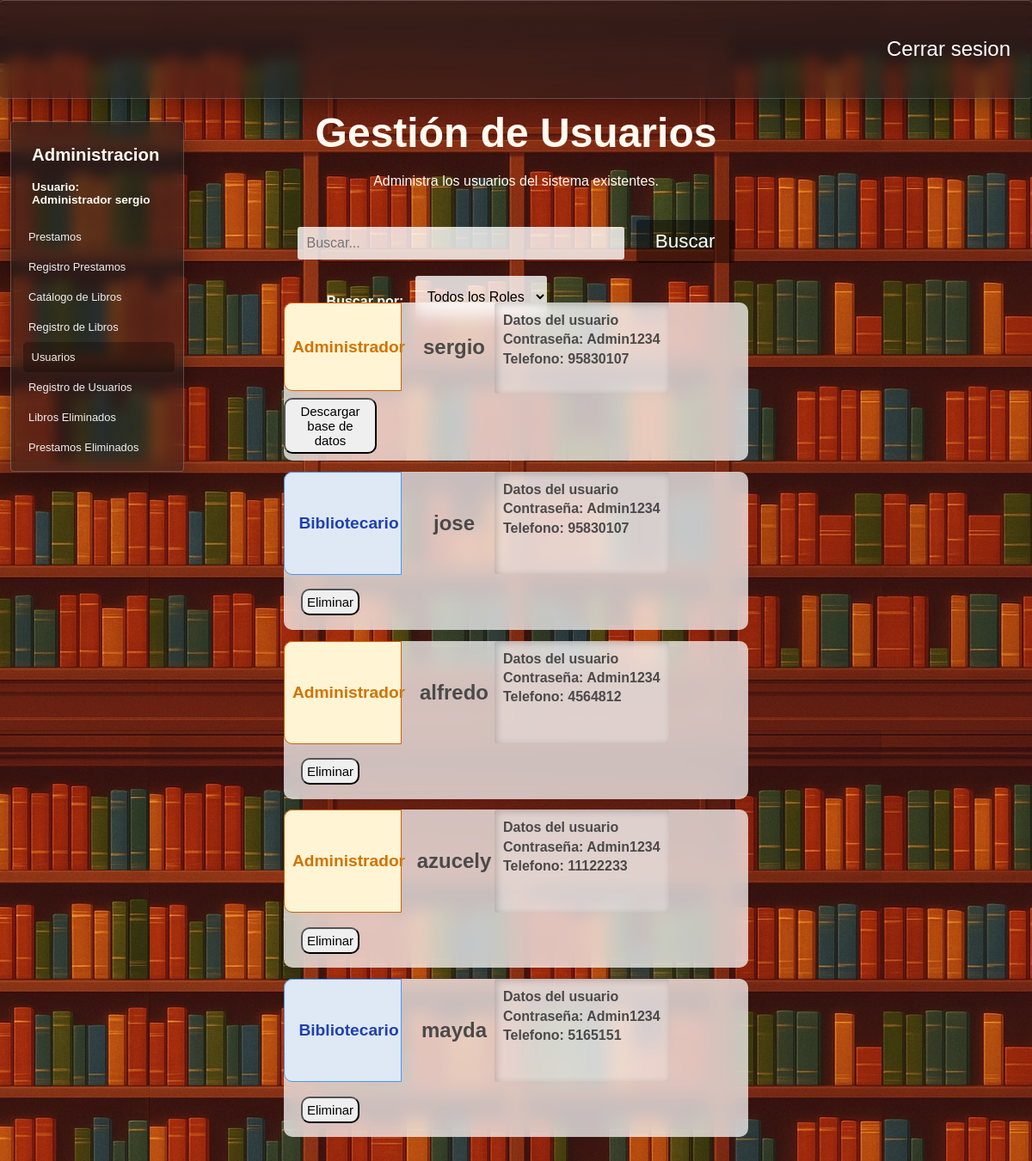
The page /usuarios (signed in) on the database as committed earlier.
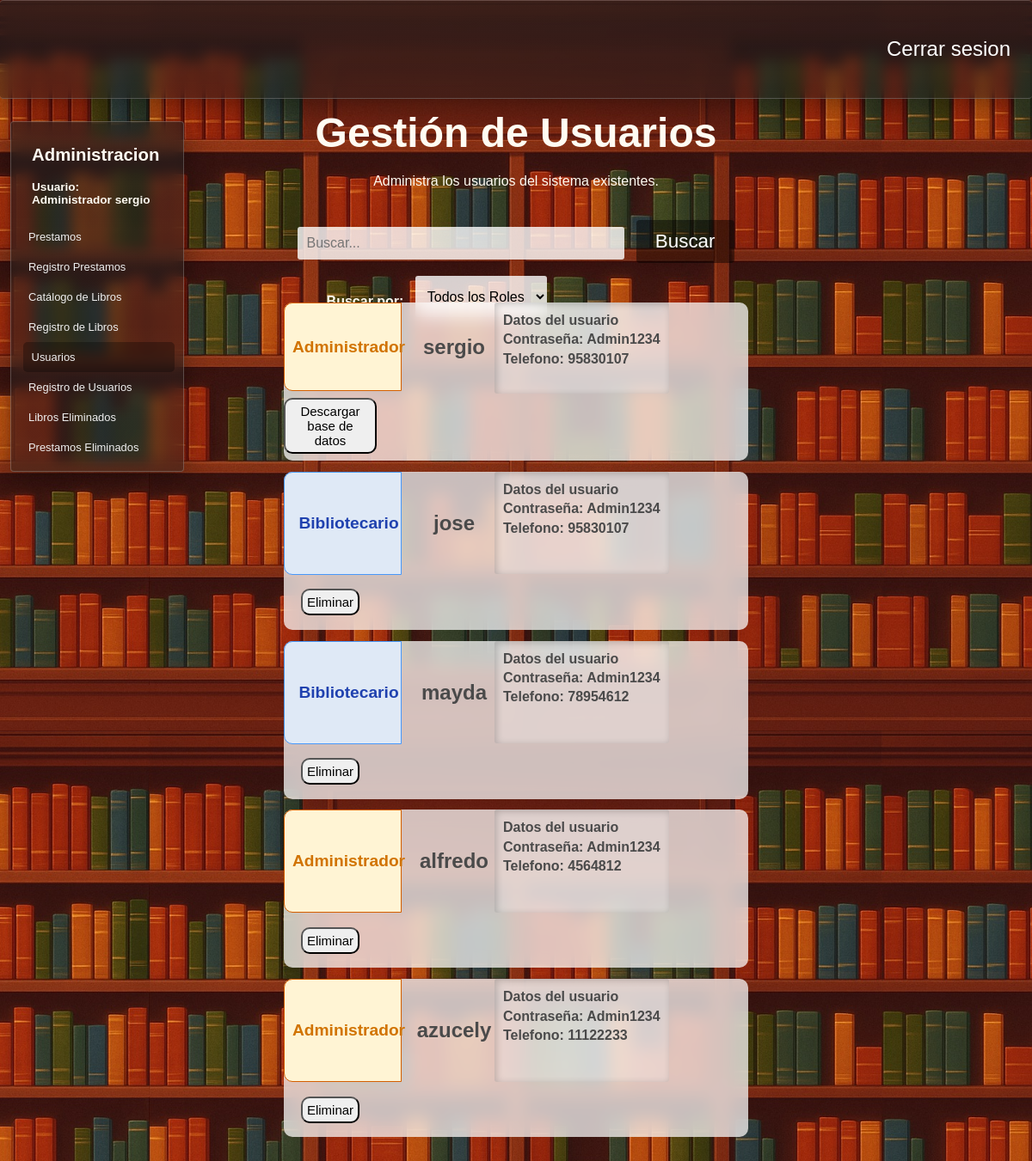
The same page on the database as committed later.
### tables this page shows
CREATE TABLE "Roles" (
	"id_rol"	INTEGER NOT NULL,
	"rol"	TEXT NOT NULL,
	PRIMARY KEY("id_rol" AUTOINCREMENT)
);

CREATE TABLE "Administradores" (
	"id_administrador"	INTEGER NOT NULL,
	"usuario"	TEXT NOT NULL,
	"contrasena"	TEXT NOT NULL,
	"telefono"	TEXT NOT NULL,
	"id_rol"	INTEGER NOT NULL,
	PRIMARY KEY("id_administrador" AUTOINCREMENT),
	FOREIGN KEY("id_rol") REFERENCES "Roles"("id_rol")
);

### app.py (the view)
@app.route("/usuarios",methods = ["POST","GET"])
def usuarios():
    if "usuario" not in session:
        return redirect("/") #Solo se puede acceder con session iniciada
    conexion = conexion_BD()
    query = conexion.cursor()
    query.execute("""Select a.id_rol,r.rol,a.usuario,a.contrasena,a.telefono,a.id_administrador from administradores a
                    join roles r on a.id_rol = r.id_rol""")
    usuarios = query.fetchall()
    query.close()
    conexion.close()
    return render_template("usuarios.html",usuarios = usuarios)

### config.py (called while the page is built)
def conexion_BD():
    return sqlite3.connect(DB_PATH)

### templates/usuarios.html (shortened to what this page needs)
<!DOCTYPE html>
<html lang="es">
<head>
    <link rel="stylesheet" href="{{ url_for('static', filename='estilo_usuarios.css') }}">
    <link rel="stylesheet" href="{{ url_for('static', filename='barra_lateral.css') }}">
    <link rel="stylesheet" href="{{ url_for('static', filename='filtros.css') }}">
    <link rel="stylesheet" href="{{ url_for('static', filename='general.css') }}">
</head>
<body>
    <header>
        <div class="navbar fondo-cristal">
            <a href="{{ url_for('logout') }}">Cerrar sesion</a>
        </div>
    </header>
    <main>
        {% if ((session["rol"]) == "Administrador") or ((session["rol"]) == "Bibliotecario") %}
        <section class="barra-lateral fondo-cristal">
            <h2>Administracion</h2>
            <h4>Usuario: <br>
            {{session["rol"]}}&nbsp;{{session["usuario"]}}</h4>
            <nav>
                <a href="{{ url_for('prestamos') }}">Prestamos </a>
                <a href="{{ url_for('registro_prestamos') }}">Registro Prestamos</a>
                <a href="{{ url_for('libros') }}">Catálogo de Libros </a>
                <a href="{{ url_for('insertar_libro') }}">Registro de Libros</a>
                {% if session["rol"] == "Administrador" %}
                <a href="{{ url_for('usuarios') }}" id="pagina-actual">Usuarios</a>
                <a href="{{ url_for('registrar_usuarios') }}">Registro de Usuarios</a>
                <a href="{{ url_for('libros_eliminados') }}">Libros Eliminados</a>
                <a href="{{ url_for('prestamos_eliminados') }}">Prestamos Eliminados</a>
                {% endif %}
            </nav>
        </section>
        {% endif %}
        <div class="div-busqueda">
            <form class="frm-usuarios" action="/buscar_usuario" method="POST">
                <label for="buscar_usuario"><h1>Gestión de Usuarios</h1>Administra los usuarios del sistema existentes.</label><br><br><br>
                <input class="buscar-usuario" id="cuadro-busqueda" type="text" name="buscar_usuario" autocomplete="off" placeholder="Buscar...">&nbsp;&nbsp;
                <button id="btn-buscar" type="submit">Buscar</button>
                <section class="menu-filtros">
                    <nav>
                        <section>
                            <h4> Buscar por: &nbsp;&nbsp;</h4>
                            <select name="filtro-busqueda" id="filtro-busqueda">
                                <option value="Todos">Todos los Roles</option>
                            </select>
                        </section>
                    </nav>
            </form>
        </div>
        <div class="contendor-usuarios">
            {% for usuario in usuarios %}
            <div class="usuario">
                <span class="span-rol"
                {% if (usuario[0]|int) == 2 %}
                    id="u-administrador"
                {% elif (usuario[0]|int) == 1 %}
                    id="u-bibliotecario"
                {% endif %}
                >
                    <h2>{{usuario[1]}}</h2>
                </span>
                <span id="span-info-usuarios">
                    <h2>{{usuario[2]}}</h2>
                </span>
                <span id="span-informacion-usuario">
                    <h4 class="h4-datos-usuario">
                        <strong>Datos del usuario</strong><br>
                        Contraseña: {{usuario[3]}} <br>
                        Telefono: {{usuario[4]}}<br>
                    </h4>
                </span>
                <span id="span-acciones-usuario">
                    {% if session["rol"] == 'Administrador' and usuario[5]|int != 1 and session["usuario"] != usuario[2] %}
                        <form class="frm-eliminar-usuario" action="/eliminar_usuario" method="POST">
                            <button type="submit"> Eliminar </button>
                        </form>
                    {% elif (session["id_administrador"]) == 1 %}
                        <button>
                            <a href="{{ url_for('descargar_bd') }}">Descargar base de datos</a>
                        </button>
                    {% endif %}
                </span>
            </div>
            {% endfor %}
            <br><br><br><br>
        </div>
    </main>
</body>
</html>

### static/estilo_usuarios.css (style rules this page uses)
body { background-image: url('img/libros-loop-v2.jpg'); background-size: cover; background-position: top; }
main { height: 100vh; display: flex; flex-direction: column; justify-content: center; align-items: center; color: #fffbf2; }
.contendor-usuarios { display: block; position: relative; width: 45%; height: auto; min-height: 70%; top: 40%; z-index: 0; margin: 2rem auto; }
.usuario { background-color: rgba(255, 255, 255, 0.721); backdrop-filter: blur(10px); display: flex; flex-wrap: wrap; width: 100%; height: 25%; border-radius: 10px; margin-bottom: .8rem; color: #4a4a4a; transition: 0.3s ease-in-out; }
.span-rol { position: relative; display: flex; width: 25%; flex-direction: column; justify-content: center; align-items: center; border-top-left-radius: 10px; border-bottom-left-radius: 10px; font-size: 80%; }
#span-info-usuarios { position: relative; display: flex; width: 20%; flex-direction: column; justify-content: center; align-items: center; }
.h4-datos-usuario { background-color: rgba(255, 255, 255, 0.252); padding: 10px; line-height: 1.4; margin: 0; height: 83%; border-radius: 3px; box-shadow: inset 2px 2px 8px rgba(0, 0, 0, 0.2); }
#span-acciones-usuario { position: relative; width: 20%; border-top-right-radius: 15px; border-bottom-right-radius: 15px; display: flex; flex-direction: column; align-items: center; justify-content:center; }
#span-acciones-usuario button { border-radius: 10px; padding: 5px; font-size: 15px; transition: .3s ease-in-out; }
#u-administrador { background-color: rgb(255, 244, 212); color: rgb(209, 115, 0); border: solid 1px rgb(212, 95, 0); }
#u-bibliotecario { background-color: rgb(223,233,246); color: rgb(31,65,175); border: solid 1px rgb(72, 152, 250); }
.div-busqueda { text-align: center; position: absolute; top: 5rem; height: auto; width: 60%; padding: 15px; border-radius: 4px; }
form select, form input { padding: 10px; font-size: 1rem; border-radius: 3px; border: none; background-color: rgba(255, 255, 255, 0.8); color: black; }
form select { height: 3rem; }
#cuadro-busqueda { width: 50%; }
button a { text-decoration: none; color: black; }

### static/barra_lateral.css (style rules this page uses)
.barra-lateral { position: absolute; width: 15%; height: auto; left: 1%; top: 10%; padding: 10px; }
.barra-lateral nav { margin-top: 10%; }
.barra-lateral nav a { padding: 10px; color: #efefef; text-decoration: none; display: block; font-size: 1.4rem; transition: 0.2s ease-in-out; border-radius: 5px; }
.barra-lateral h4, .barra-lateral h2 { margin-left: 14px; }
#pagina-actual { background-color: rgba(0, 0, 0, 0.294); margin-left: 2%; }
@media (max-width: 1280px) { .barra-lateral { font-size: 85%; } }
@media (max-width: 1280px) { .barra-lateral nav a { font-size: 95%; } }

### static/filtros.css (style rules this page uses)
.menu-filtros { position: absolute; display: flex; width: 100%; }
.menu-filtros nav { margin-top: 2%; display: flex; width: 90%; justify-content: space-evenly; }
h2 { margin-left: 14px; }
.menu-filtros nav section { display: flex; }

### static/general.css (style rules this page uses)
body { margin: 0; padding: 0; font-family: Arial, sans-serif; }
h1 { font-size: 3rem; margin-bottom: 20px; }
#btn-registrar, #btn-buscar, #btn-catalogo, #btn-login, #btn-registrar-prestamo { text-decoration: none; color: white; background-color: #00000071; padding: 12px 22px; font-size: 1.4rem; border: none; border-radius: 4px; transition: background-color 0.2s ease-in-out; }
.navbar { background-color: #00000071; width: 100%; height: 8%; position: absolute; top: 0px; display: flex; align-items: center; justify-content: flex-end; border-left: none !important; border-right: none !important; }
.navbar a { text-decoration: none; color: white; padding: 25px; font-size: 1.5rem; transition: 0.1s ease-in; border-radius: 4px; }
.fondo-cristal { background: linear-gradient(rgba(31,31,31,0.6),rgba(31,31,31,0.45)); backdrop-filter: blur(8px); box-shadow: 0 8px 32px 0 rgba(0,0,0,0.37); border: solid 1px rgba(255, 255, 255, 0.21); border-radius: 4px; }

Rows that differ between the two databases and show on the page:
removed Administradores: rol "Bibliotecario", usuario "mayda", contrasena "Admin1234", telefono "5165151"
added Administradores: rol "Bibliotecario", usuario "mayda", contrasena "Admin1234", telefono "78954612"
